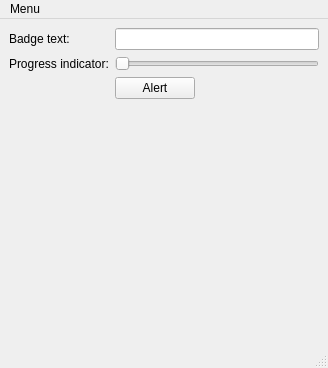
<?xml version="1.0" encoding="UTF-8"?>
<ui version="4.0">
 <class>MainWindow</class>
 <widget class="QMainWindow" name="MainWindow">
  <property name="geometry">
   <rect>
    <x>0</x>
    <y>0</y>
    <width>328</width>
    <height>368</height>
   </rect>
  </property>
  <property name="windowTitle">
   <string>Dock Tile example</string>
  </property>
  <widget class="QWidget" name="centralwidget">
   <layout class="QFormLayout" name="formLayout">
    <property name="fieldGrowthPolicy">
     <enum>QFormLayout::ExpandingFieldsGrow</enum>
    </property>
    <item row="0" column="0">
     <widget class="QLabel" name="label">
      <property name="text">
       <string>Badge text:</string>
      </property>
     </widget>
    </item>
    <item row="0" column="1">
     <widget class="QLineEdit" name="lineEdit"/>
    </item>
    <item row="1" column="0">
     <widget class="QLabel" name="label_2">
      <property name="text">
       <string>Progress indicator:</string>
      </property>
     </widget>
    </item>
    <item row="1" column="1">
     <widget class="QSlider" name="horizontalSlider">
      <property name="sizePolicy">
       <sizepolicy hsizetype="Expanding" vsizetype="Fixed">
        <horstretch>0</horstretch>
        <verstretch>0</verstretch>
       </sizepolicy>
      </property>
      <property name="orientation">
       <enum>Qt::Horizontal</enum>
      </property>
     </widget>
    </item>
    <item row="2" column="1">
     <widget class="QPushButton" name="pushButton">
      <property name="text">
       <string>Alert</string>
      </property>
     </widget>
    </item>
   </layout>
  </widget>
  <widget class="QMenuBar" name="menubar">
   <property name="geometry">
    <rect>
     <x>0</x>
     <y>0</y>
     <width>328</width>
     <height>24</height>
    </rect>
   </property>
   <widget class="QMenu" name="menu">
    <property name="title">
     <string>Menu</string>
    </property>
    <widget class="QMenu" name="menuSubelement">
     <property name="title">
      <string>Subelement</string>
     </property>
     <addaction name="element1"/>
     <addaction name="element2"/>
    </widget>
    <addaction name="element"/>
    <addaction name="separator"/>
    <addaction name="menuSubelement"/>
    <addaction name="actionElementWithIcon"/>
    <addaction name="actionDisabledElement"/>
    <addaction name="actionCheckableElement"/>
   </widget>
   <addaction name="menu"/>
  </widget>
  <widget class="QStatusBar" name="statusbar"/>
  <action name="element">
   <property name="text">
    <string>Element</string>
   </property>
  </action>
  <action name="element1">
   <property name="text">
    <string>Element 1</string>
   </property>
  </action>
  <action name="element2">
   <property name="text">
    <string>Element 2</string>
   </property>
  </action>
  <action name="actionElementWithIcon">
   <property name="icon">
    <iconset resource="icons.qrc">
     <normaloff>:/im-status-message-edit.svgz</normaloff>:/im-status-message-edit.svgz</iconset>
   </property>
   <property name="text">
    <string>Element with icon</string>
   </property>
  </action>
  <action name="actionDisabledElement">
   <property name="enabled">
    <bool>false</bool>
   </property>
   <property name="text">
    <string>Disabled element</string>
   </property>
  </action>
  <action name="actionCheckableElement">
   <property name="checkable">
    <bool>true</bool>
   </property>
   <property name="checked">
    <bool>true</bool>
   </property>
   <property name="text">
    <string>Checkable element</string>
   </property>
  </action>
 </widget>
 <resources>
  <include location="icons.qrc"/>
 </resources>
 <connections/>
</ui>
